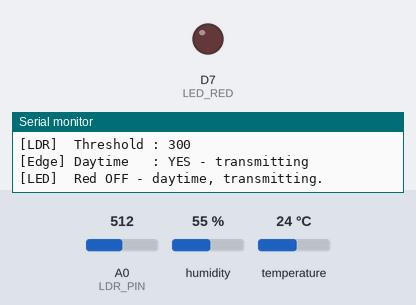
The sketch below on a simulated Arduino Uno R4 WiFi. On the bench: output pins drawn as LEDs (lit = HIGH), the last lines printed to the serial monitor. Inputs (shaded band) come from the test bench; at power-on: A0 (LDR_PIN) = 512, humidity 55 %, temperature 24 °C. WiFi joins after 1.5 s; servers stay silent unless stated; uploads are accepted with an empty reply.

Above: at 5.6 s.
5.7 s: A0 (LDR_PIN) set to 319
11.5 s: A0 (LDR_PIN) set to 288
At 15.6 s:
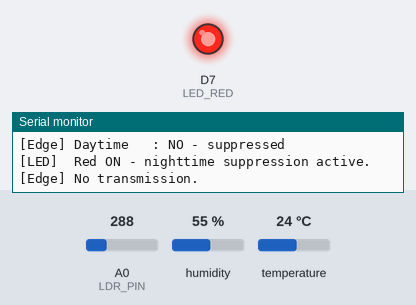
17.3 s: A0 (LDR_PIN) set to 306
At 20.7 s:
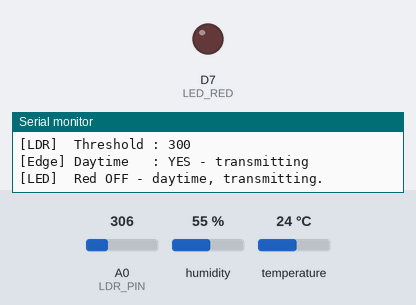
23.1 s: A0 (LDR_PIN) set to 290
At 25.7 s:
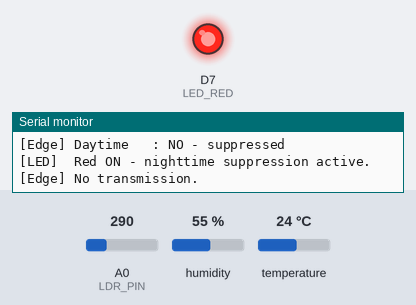
Timing chart, 0 to 27.2 s (numbered marks = the images above; inputs shaded):
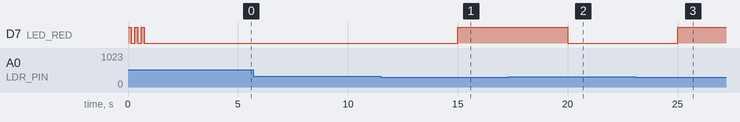

The sketch:

Smart-farm.ino
```cpp
// ============================================================
//  Smart Farm IoT Node - Arduino UNO R4 WiFi
//  Cities: Paranaque | Makati | Pasay | Taguig
//  Sensors: DHT11 (temp/humidity) + LDR (daytime gate)
//  Indicator: Red LED (ON = nighttime suppressed, OFF = transmitting)
// ============================================================

#include <DHT.h>
#include <WiFiS3.h>
#include <WiFiClient.h>

// --- CHANGE THESE TWO LINES PER DEVICE ---------------------
const char* SENSOR_ID = "NODE_03";
const char* LOCATION  = "Pasay_Station";

// --- WiFi credentials --------------------------------------
const char* WIFI_SSID = "Converge_2.4GHz_gZ2H";
const char* WIFI_PASS = "qu4pFbHE";

// --- Server config -----------------------------------------
const char* SERVER_HOST = "192.168.100.8";
const int   SERVER_PORT = 80;
const char* SERVER_PATH = "/sansys-backend/api/sensor";

// --- Pin definitions ---------------------------------------
#define DHT_PIN  2
#define DHT_TYPE DHT11
#define LDR_PIN  A0
#define LED_RED  7

// --- Thresholds & timing -----------------------------------
const int           LDR_THRESHOLD = 300;  // CHANGED from 500 to 300
const unsigned long SEND_INTERVAL = 5000;

// --- Globals -----------------------------------------------
DHT dht(DHT_PIN, DHT_TYPE);
WiFiClient client;
unsigned long lastSendTime = 0;

// ===========================================================
void setup() {
  Serial.begin(115200);
  dht.begin();
  pinMode(LED_RED, OUTPUT);

  for (int i = 0; i < 3; i++) {
    digitalWrite(LED_RED, HIGH); delay(150);
    digitalWrite(LED_RED, LOW);  delay(150);
  }

  Serial.println("==============================");
  Serial.println("  Smart Farm Sensor Node");
  Serial.print("  ID: "); Serial.println(SENSOR_ID);
  Serial.print("  Location: "); Serial.println(LOCATION);
  Serial.println("==============================");

  connectWiFi();
}

// ===========================================================
void loop() {
  if (millis() - lastSendTime >= SEND_INTERVAL) {
    lastSendTime = millis();
    runSensorCycle();
  }
}

// ===========================================================
void runSensorCycle() {
  int  ldrValue  = analogRead(LDR_PIN);
  bool isDaytime = (ldrValue > LDR_THRESHOLD);

  Serial.println("------------------------------");
  Serial.print("[LDR]  Raw value : "); Serial.println(ldrValue);
  Serial.print("[LDR]  Threshold : "); Serial.println(LDR_THRESHOLD); // ADDED
  Serial.print("[Edge] Daytime   : "); Serial.println(isDaytime ? "YES - transmitting" : "NO - suppressed");

  if (!isDaytime) {
    digitalWrite(LED_RED, HIGH);
    Serial.println("[LED]  Red ON - nighttime suppression active.");
    Serial.println("[Edge] No transmission.");
    return;
  }

  if (WiFi.status() != WL_CONNECTED) {
    Serial.println("[WiFi] Lost connection. Reconnecting...");
    for (int i = 0; i < 6; i++) {
      digitalWrite(LED_RED, HIGH); delay(100);
      digitalWrite(LED_RED, LOW);  delay(100);
    }
    connectWiFi();
    if (WiFi.status() != WL_CONNECTED) {
      Serial.println("[WiFi] Reconnect failed. Aborting cycle.");
      return;
    }
  }

  digitalWrite(LED_RED, LOW);
  Serial.println("[LED]  Red OFF - daytime, transmitting.");

  delay(2000);

  float humidity    = dht.readHumidity();
  float temperature = dht.readTemperature();

  if (isnan(humidity) || isnan(temperature)) {
    Serial.println("[DHT11] Read failed. Check wiring.");
    for (int i = 0; i < 4; i++) {
      digitalWrite(LED_RED, HIGH); delay(400);
      digitalWrite(LED_RED, LOW);  delay(400);
    }
    return;
  }

  Serial.print("[DHT11] Temp     : "); Serial.print(temperature); Serial.println(" C");
  Serial.print("[DHT11] Humidity : "); Serial.print(humidity);    Serial.println(" %");

  sendToServer(temperature, humidity, ldrValue);
}

// ===========================================================
void sendToServer(float temp, float hum, int ldr) {
  if (!client.connect(SERVER_HOST, SERVER_PORT)) {
    Serial.println("[WiFi] Cannot reach server.");
    for (int i = 0; i < 2; i++) {
      digitalWrite(LED_RED, HIGH); delay(200);
      digitalWrite(LED_RED, LOW);  delay(200);
    }
    return;
  }

  String payload = "{";
  payload += "\"sensor_id\":\"";  payload += SENSOR_ID; payload += "\",";
  payload += "\"location\":\"";   payload += LOCATION;  payload += "\",";
  payload += "\"temperature\":";  payload += temp;      payload += ",";
  payload += "\"humidity\":";     payload += hum;       payload += ",";
  payload += "\"ldr_raw\":";      payload += ldr;       payload += ",";
  payload += "\"daytime\":true";
  payload += "}";

  Serial.print("[HTTP] POST http://");
  Serial.print(SERVER_HOST);
  Serial.print(SERVER_PATH);
  Serial.println();

  client.print("POST "); client.print(SERVER_PATH); client.println(" HTTP/1.1");
  client.print("Host: ");           client.println(SERVER_HOST);
  client.println("Content-Type: application/json");
  client.println("Connection: close");
  client.print("Content-Length: "); client.println(payload.length());
  client.println();
  client.println(payload);

  unsigned long timeout = millis();
  while (client.connected() && millis() - timeout < 5000) {
    if (client.available()) {
      String line = client.readStringUntil('\n');
      line.trim();
      if (line.startsWith("HTTP/1.1")) {
        Serial.print("[Server] "); Serial.println(line);
      }
    }
  }

  client.stop();
  Serial.println("[WiFi] Transmission done.");
}

// ===========================================================
void connectWiFi() {
  Serial.print("[WiFi] Connecting to "); Serial.println(WIFI_SSID);
  WiFi.begin(WIFI_SSID, WIFI_PASS);

  int attempts = 0;
  while (WiFi.status() != WL_CONNECTED && attempts < 20) {
    delay(500);
    Serial.print(".");
    attempts++;
  }

  if (WiFi.status() == WL_CONNECTED) {
    delay(2000);
    Serial.println("\n[WiFi] Connected!");
    Serial.print("[WiFi] IP: "); Serial.println(WiFi.localIP());
  } else {
    Serial.println("\n[WiFi] Failed. Will retry next cycle.");
  }
}
```

Measured:
- the behaviour switches between 301 and 300 on A0 (LDR_PIN) (found by bisection; images 0 and 1)
- after the input at 11.5 s, D7 (LED_RED): LOW → HIGH after 3.5 s
- after the input at 17.3 s, D7 (LED_RED): HIGH → LOW after 2.7 s
- after the input at 23.1 s, D7 (LED_RED): LOW → HIGH after 1.9 s
